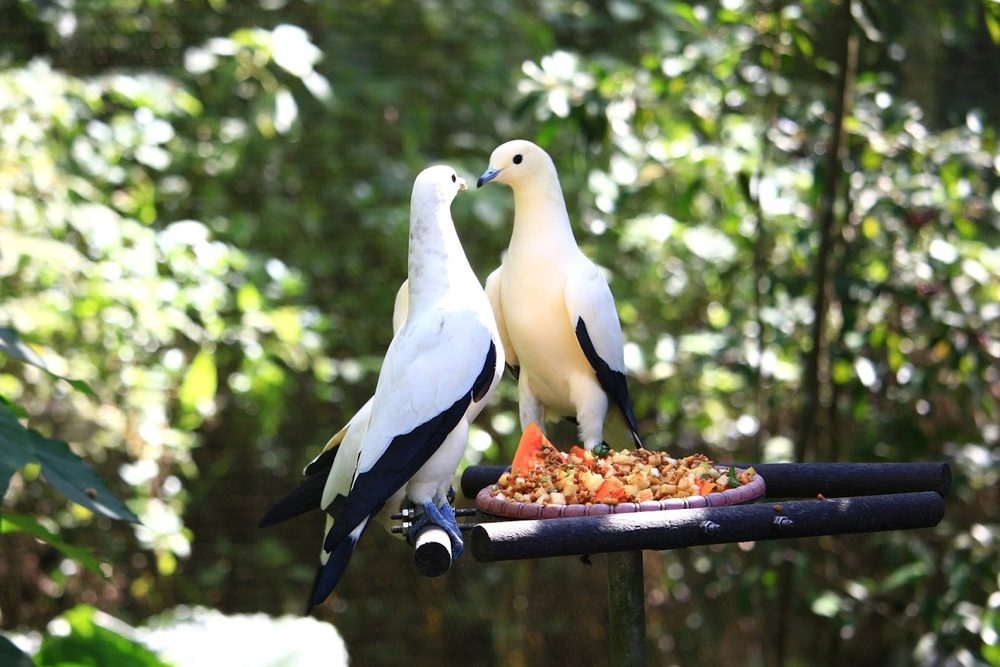
#> input picture sample.jpg, 1000 x 667 px, shrunk from 1309 x 873 before the run
$ python cv6.py
#> lines starting #> are read from the running program, lines starting #| are printed output that depends on the picture
import numpy as np
import matplotlib.pyplot as plt
import cv2

img = cv2.imread("sample.jpg")
#> img is the input picture: shape (667, 1000, 3); mean B, G, R 91, 117.7, 111.9
img_flip = cv2.flip(img, -1)
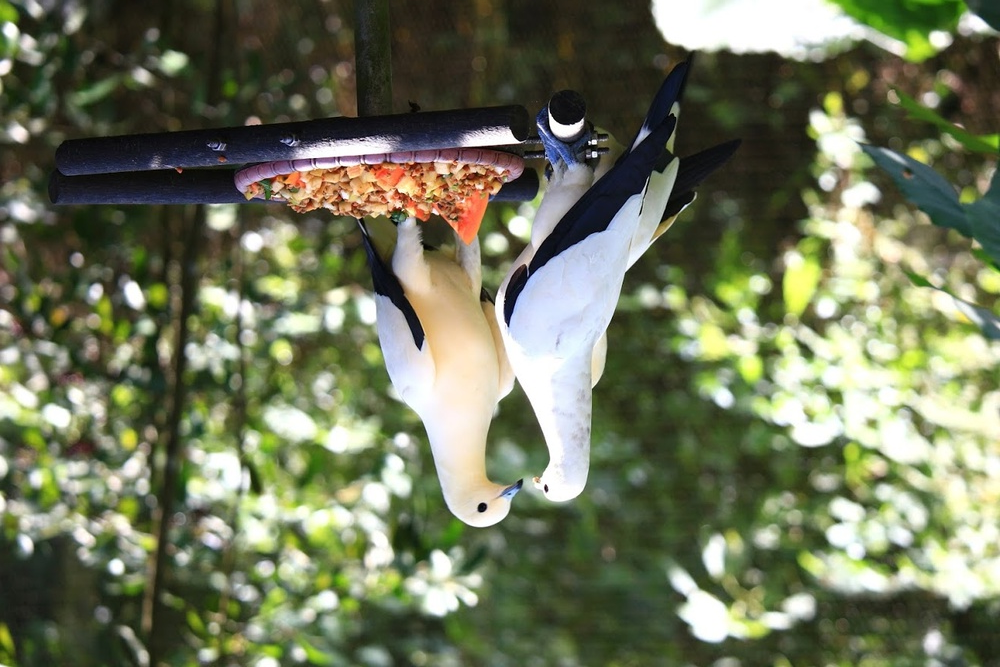
#> img_flip: shape (667, 1000, 3); mean B, G, R 91, 117.7, 111.9
cv2.imshow("img flip", img_flip)
cv2.waitKey(0)
cv2.destroyAllWindows()
cv2.imwrite("sample_flip.jpg", img_flip)
